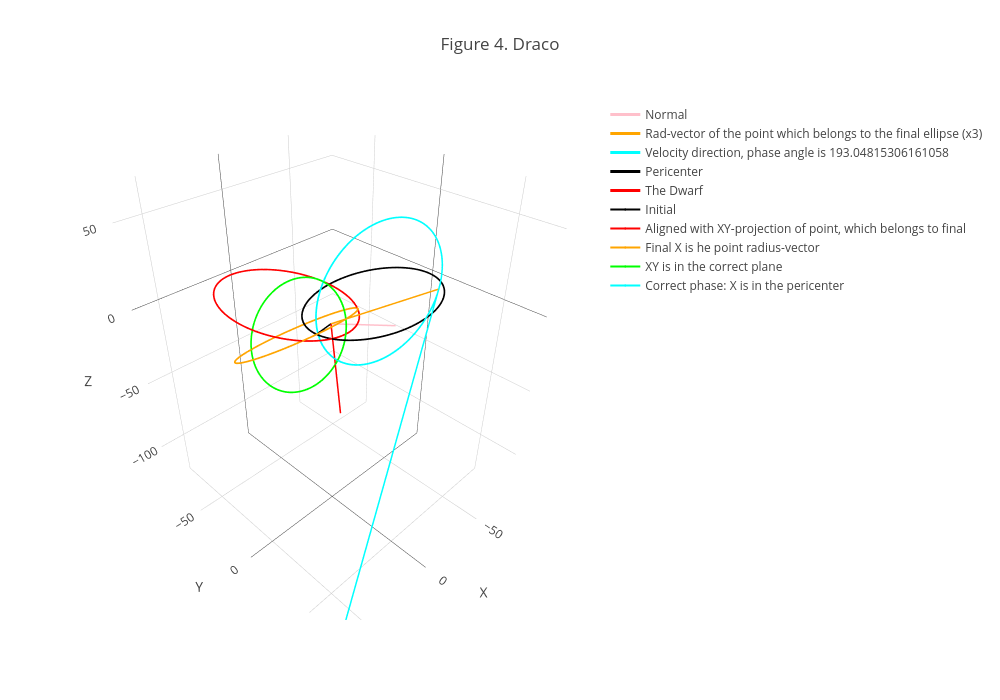
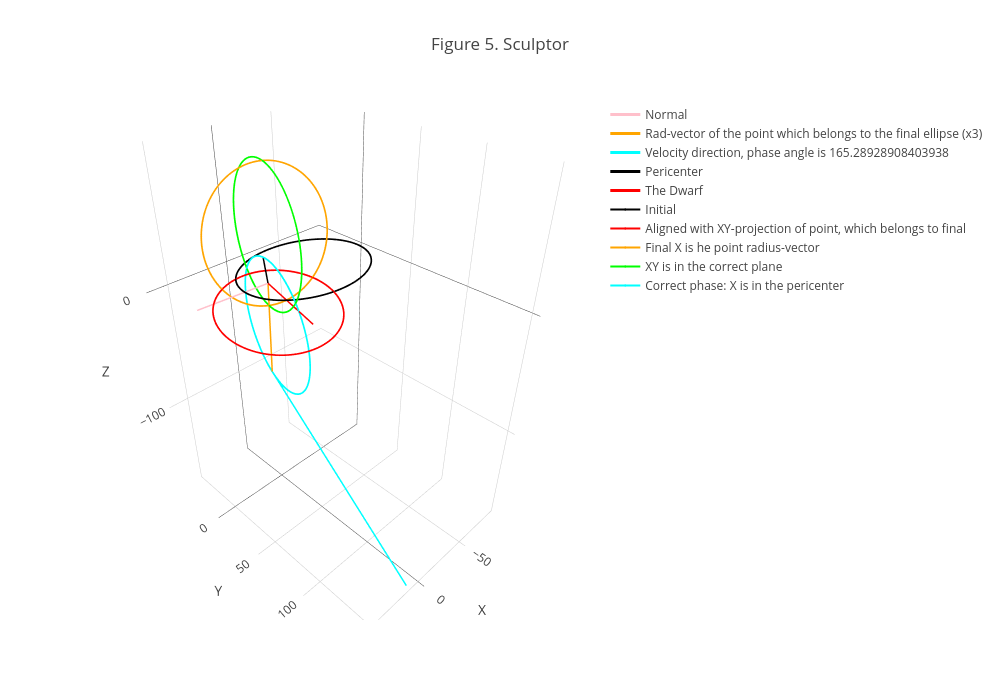
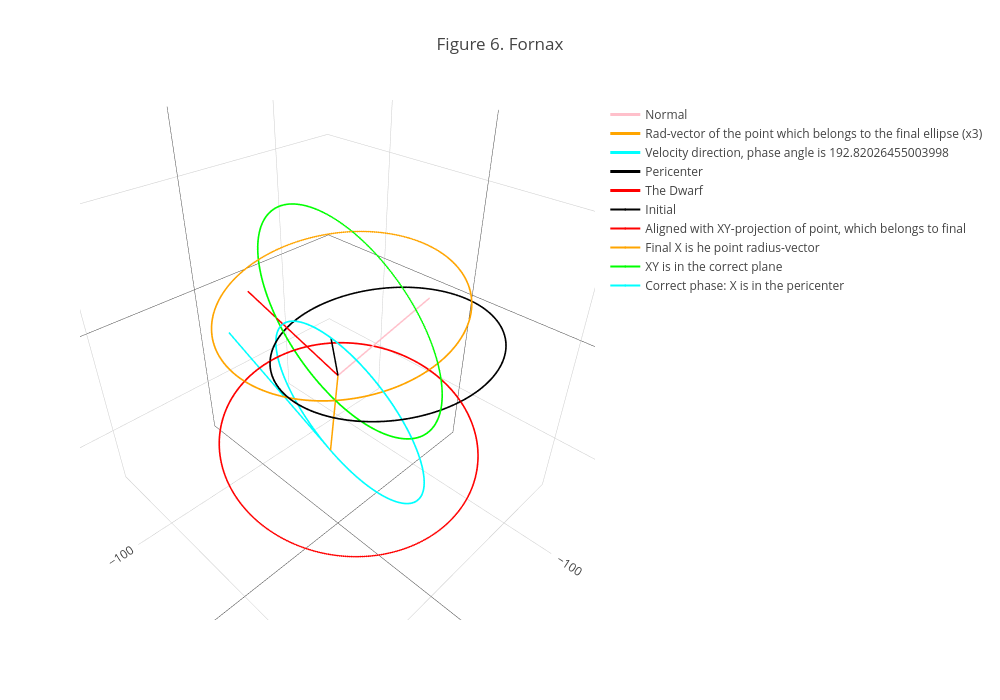
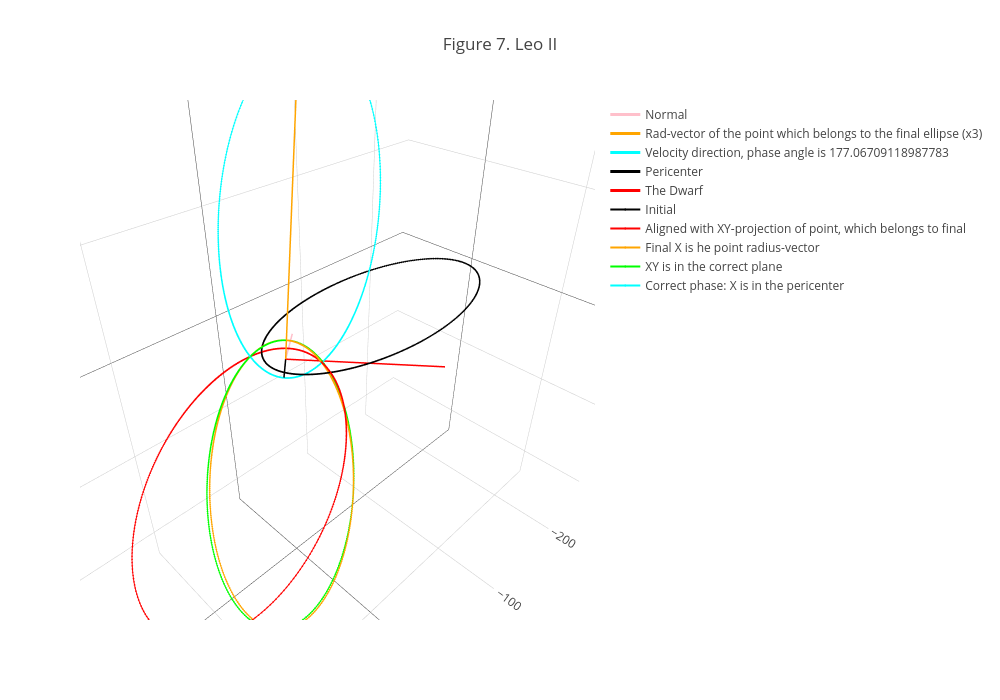

Notebook cell for these charts, in order:
### Markdown cell above
<blockquote>
    <p><h3>3.1 Plot all steps</h3></p>
<blockquote>

### Code cell
s = sGC

ellipses = {}
for key in list(sGC['Name']):
    ellipses[key] = {'x': [], 'y': [], 'z': [], 'set': [], 'xc': [], 'yc': [], 'zc': [], 'setc': [], 'angle': [], 'anglex': []}

for i00, n in enumerate(sGC['Name']):
    
    r_dwarf = np.array([sGC['x'][i00].value, sGC['y'][i00].value, sGC['z'][i00].value])
    v_dwarf = np.array([sGC['v_x'][i00].value, sGC['v_y'][i00].value, sGC['v_z'][i00].value])
    
    r0 = np.sum(r_dwarf**2)**0.5;
    v0 = np.sum(v_dwarf**2)**0.5

    norm_ort, tau_ort, x, y, zv =  psurface(r_dwarf, v_dwarf)
    
    vt = np.sum(tau_ort * v_dwarf)*tau_ort
    vt0 = np.sqrt(np.sum(vt**2))
    
    e = consec.ecc(r0*u.kpc, v0*u.km/u.s, vt0*u.km/u.s)
    a = consec.a_ax(r0*u.kpc, v0*u.km/u.s)
    
    psi_current = consec.angl_ecc(r0, e, a, np.sum(r_dwarf*v_dwarf)/abs(np.sum(r_dwarf*v_dwarf)))
    while abs(psi_current)>2*np.pi or psi_current<0:
        psi_current +=2*np.pi*(-1*psi_current)/(abs(psi_current))
    
    phi4 = consec.angl_c(psi_current, e)
    while abs(phi4)>2*np.pi or phi4<0:
        phi4 +=2*np.pi*(-1*phi4)/(abs(phi4))
    # Definition of the orbit in its own space:
    # r_dwarf - is our curent point with phi4 phase angle from pericenter
    ang     = np.linspace(0, np.pi*2, 1000);
    xcircle = a*(1-e**2)/(1+e*np.cos(ang))*np.cos(ang)
    ycircle = a*(1-e**2)/(1+e*np.cos(ang))*np.sin(ang)
    zcircle = np.zeros(len(ang))
    points1 = np.hstack([np.reshape(xcircle, (len(xcircle), 1)), np.reshape(ycircle, (len(xcircle), 1))])
    initial = np.hstack([points1, np.reshape(zcircle, (len(xcircle), 1))])
    
    cut = np.where([((ang<=phi4)&(ang>=phi4*0.6))])[1]
    points_partial = np.hstack([np.reshape(xcircle[cut], (len(xcircle[cut]), 1)), np.reshape(ycircle[cut], (len(xcircle[cut]), 1))])
    initial_cut = np.hstack([points_partial, np.reshape(zcircle[cut], (len(xcircle[cut]), 1))])

    p1 = np.array([xcircle[0], ycircle[0], zcircle[0]])
    p2 = np.array([a*(1-e**2)/(1+e*np.cos(phi4))*np.cos(phi4),\
                  a*(1-e**2)/(1+e*np.cos(phi4))*np.sin(phi4), 0.])
    
    # Create roational matrices 
    initial, ell1, ell2, ell3, ell4, r1, r2, r3, r4 = rotdataset(initial, r_dwarf, v_dwarf, phi4=phi4)
    initialc, ell1c, ell2c, ell3c, ell4c, r1c, r2c, r3c, r4c = rotdataset(initial_cut, r_dwarf, v_dwarf, phi4=phi4)

    ellipses[n]['x'] = ell4[:,0];   ellipses[n]['y'] = ell4[:,1];  ellipses[n]['z'] = ell4[:,2]; ellipses[n]['set'] = ell4
    ellipses[n]['xc'] = ell4c[:,0]; ellipses[n]['yc'] = ell4c[:,1]; ellipses[n]['zc'] = ell4c[:,2]; ellipses[n]['setc'] = ell4c
    ellipses[n]['anglec'] = ang[cut]
    ellipses[n]['angle'] = ang

    p1 = np.dot(np.dot(r1, np.dot(r2, np.dot(r3,r4))), p1)
    p2 = np.dot(np.dot(r1, np.dot(r2, np.dot(r3,r4))), p2)

    fig2 = go.Figure()
    
    # Prepare settings for vectors' plot:
    vectors    = np.array([[np.zeros(3,), norm_ort*a], [np.zeros(3,), r_dwarf], [r_dwarf, r_dwarf+v_dwarf],\
                           [np.zeros(3,), p1], [np.zeros(3,), tau_ort*a]])
    vc_legends = ['Normal', 'Rad-vector of the point which belongs to the final ellipse (x3)',\
                  f'Velocity direction, phase angle is {phi4*180./np.pi}', 'Pericenter', 'The Dwarf']
    vc_colors  = ['pink', 'orange', 'cyan', 'black', 'red']
    
    # Prepare settings for lines' plot:
    traces = list([initial, ell1, ell2, ell3, ell4])
    ell_legends = ['Initial', 'Aligned with XY-projection of point, which belongs to final',\
                   'Final X is he point radius-vector', 'XY is in the correct plane', 'Correct phase: X is in the pericenter']
    colors      = ['black', 'red', 'orange', 'lime', 'cyan']

    plotvectors(fig2, vectors, vc_legends, vc_colors)
    plottraces(fig2, traces, ell_legends, colors)
    
    fig2.update_layout(title=f'Figure {4+i00}. {n}', autosize=True,
                      scene_camera_eye=dict(x=1.2, y=1.2, z=1.2),
                      scene = dict(xaxis_title='X', yaxis_title='Y', zaxis_title='Z',\
                                   xaxis = dict(nticks=5), yaxis = dict(nticks=5), zaxis = dict(nticks=5),),\
                      width=1000, height=700, template='none', scene_aspectmode='data')
    
    fig2.show()

### Figure 1 — Plotly figure (JSON) as saved in the notebook; plotly's stock layout.template omitted (floating-point values rounded to 4 significant figures; data arrays with more than 128 entries replaced by an {"elided": "..."} marker saying what was removed)
{"data": [{"line": {"color": "pink", "width": 3}, "mode": "lines", "name": "Normal", "showlegend": true, "type": "scatter3d", "x": [0, -42.98], "y": [0, 8.606], "z": [0, -16.44]}, {"line": {"color": "orange", "width": 3}, "mode": "lines", "name": "Rad-vector of the point which belongs to the final ellipse (x3)", "showlegend": true, "type": "scatter3d", "x": [0, -4.065], "y": [0, 62.18], "z": [0, 43.19]}, {"line": {"color": "cyan", "width": 3}, "mode": "lines", "name": "Velocity direction, phase angle is 193.04815306161058", "showlegend": true, "type": "scatter3d", "x": [-4.065, 61.91], "y": [62.18, 71.37], "z": [43.19, -124.5]}, {"line": {"color": "black", "width": 3}, "mode": "lines", "name": "Pericenter", "showlegend": true, "type": "scatter3d", "x": [0, 1.738], "y": [0, -8.346], "z": [0, -8.915]}, {"line": {"color": "red", "width": 3}, "mode": "lines", "name": "The Dwarf", "showlegend": true, "type": "scatter3d", "x": [0, 18.38], "y": [0, 25.36], "z": [0, -34.78]}, {"line": {"color": "black"}, "marker": {"size": 1}, "name": "Initial", "showlegend": true, "type": "scatter3d", "x": {"elided": "1000 float values"}, "y": {"elided": "1000 float values"}, "z": {"elided": "1000 int values"}}, {"line": {"color": "red"}, "marker": {"size": 1}, "name": "Aligned with XY-projection of point, which belongs to final", "showlegend": true, "type": "scatter3d", "x": {"elided": "1000 float values"}, "y": {"elided": "1000 float values"}, "z": {"elided": "1000 int values"}}, {"line": {"color": "orange"}, "marker": {"size": 1}, "name": "Final X is he point radius-vector", "showlegend": true, "type": "scatter3d", "x": {"elided": "1000 float values"}, "y": {"elided": "1000 float values"}, "z": {"elided": "1000 float values"}}, {"line": {"color": "lime"}, "marker": {"size": 1}, "name": "XY is in the correct plane", "showlegend": true, "type": "scatter3d", "x": {"elided": "1000 float values"}, "y": {"elided": "1000 float values"}, "z": {"elided": "1000 float values"}}, {"line": {"color": "cyan"}, "marker": {"size": 1}, "name": "Correct phase: X is in the pericenter", "showlegend": true, "type": "scatter3d", "x": {"elided": "1000 float values"}, "y": {"elided": "1000 float values"}, "z": {"elided": "1000 float values"}}], "layout": {"autosize": true, "height": 700, "scene": {"aspectmode": "data", "aspectratio": {"x": 0.894, "y": 0.9523, "z": 1.175}, "camera": {"eye": {"x": 1.2, "y": 1.2, "z": 1.2}}, "xaxis": {"nticks": 5, "title": {"text": "X"}, "type": "linear"}, "yaxis": {"nticks": 5, "title": {"text": "Y"}, "type": "linear"}, "zaxis": {"nticks": 5, "title": {"text": "Z"}, "type": "linear"}}, "title": {"text": "Figure 4. Draco"}, "width": 1000}}

### Figure 2 — Plotly figure (JSON) as saved in the notebook; plotly's stock layout.template omitted (floating-point values rounded to 4 significant figures; data arrays with more than 128 entries replaced by an {"elided": "..."} marker saying what was removed)
{"data": [{"line": {"color": "pink", "width": 3}, "mode": "lines", "name": "Normal", "showlegend": true, "type": "scatter3d", "x": [0, 53.48], "y": [0, -7.784], "z": [0, -2.527]}, {"line": {"color": "orange", "width": 3}, "mode": "lines", "name": "Rad-vector of the point which belongs to the final ellipse (x3)", "showlegend": true, "type": "scatter3d", "x": [0, -5.323], "y": [0, -9.533], "z": [0, -83.29]}, {"line": {"color": "cyan", "width": 3}, "mode": "lines", "name": "Velocity direction, phase angle is 165.28928908403938", "showlegend": true, "type": "scatter3d", "x": [-5.323, 13.38], "y": [-9.533, 149.6], "z": [-83.29, -177.6]}, {"line": {"color": "black", "width": 3}, "mode": "lines", "name": "Pericenter", "showlegend": true, "type": "scatter3d", "x": [0, 0.507], "y": [0, -2.685], "z": [0, 19.0]}, {"line": {"color": "red", "width": 3}, "mode": "lines", "name": "The Dwarf", "showlegend": true, "type": "scatter3d", "x": [0, 7.431], "y": [0, 53.19], "z": [0, -6.562]}, {"line": {"color": "black"}, "marker": {"size": 1}, "name": "Initial", "showlegend": true, "type": "scatter3d", "x": {"elided": "1000 float values"}, "y": {"elided": "1000 float values"}, "z": {"elided": "1000 int values"}}, {"line": {"color": "red"}, "marker": {"size": 1}, "name": "Aligned with XY-projection of point, which belongs to final", "showlegend": true, "type": "scatter3d", "x": {"elided": "1000 float values"}, "y": {"elided": "1000 float values"}, "z": {"elided": "1000 int values"}}, {"line": {"color": "orange"}, "marker": {"size": 1}, "name": "Final X is he point radius-vector", "showlegend": true, "type": "scatter3d", "x": {"elided": "1000 float values"}, "y": {"elided": "1000 float values"}, "z": {"elided": "1000 float values"}}, {"line": {"color": "lime"}, "marker": {"size": 1}, "name": "XY is in the correct plane", "showlegend": true, "type": "scatter3d", "x": {"elided": "1000 float values"}, "y": {"elided": "1000 float values"}, "z": {"elided": "1000 float values"}}, {"line": {"color": "cyan"}, "marker": {"size": 1}, "name": "Correct phase: X is in the pericenter", "showlegend": true, "type": "scatter3d", "x": {"elided": "1000 float values"}, "y": {"elided": "1000 float values"}, "z": {"elided": "1000 float values"}}], "layout": {"autosize": true, "height": 700, "scene": {"aspectmode": "data", "aspectratio": {"x": 0.7648, "y": 0.9685, "z": 1.35}, "camera": {"eye": {"x": 1.2, "y": 1.2, "z": 1.2}}, "xaxis": {"nticks": 5, "title": {"text": "X"}, "type": "linear"}, "yaxis": {"nticks": 5, "title": {"text": "Y"}, "type": "linear"}, "zaxis": {"nticks": 5, "title": {"text": "Z"}, "type": "linear"}}, "title": {"text": "Figure 5. Sculptor"}, "width": 1000}}

### Figure 3 — Plotly figure (JSON) as saved in the notebook; plotly's stock layout.template omitted (floating-point values rounded to 4 significant figures; data arrays with more than 128 entries replaced by an {"elided": "..."} marker saying what was removed)
{"data": [{"line": {"color": "pink", "width": 3}, "mode": "lines", "name": "Normal", "showlegend": true, "type": "scatter3d", "x": [0, -93.98], "y": [0, 5.162], "z": [0, 27.09]}, {"line": {"color": "orange", "width": 3}, "mode": "lines", "name": "Rad-vector of the point which belongs to the final ellipse (x3)", "showlegend": true, "type": "scatter3d", "x": [0, -41.43], "y": [0, -50.96], "z": [0, -134.0]}, {"line": {"color": "cyan", "width": 3}, "mode": "lines", "name": "Velocity direction, phase angle is 192.82026455003998", "showlegend": true, "type": "scatter3d", "x": [-41.43, -23.77], "y": [-50.96, -167.0], "z": [-134.0, -50.65]}, {"line": {"color": "black", "width": 3}, "mode": "lines", "name": "Pericenter", "showlegend": true, "type": "scatter3d", "x": [0, 11.7], "y": [0, 5.193], "z": [0, 39.62]}, {"line": {"color": "red", "width": 3}, "mode": "lines", "name": "The Dwarf", "showlegend": true, "type": "scatter3d", "x": [0, 4.616], "y": [0, -91.92], "z": [0, 33.53]}, {"line": {"color": "black"}, "marker": {"size": 1}, "name": "Initial", "showlegend": true, "type": "scatter3d", "x": {"elided": "1000 float values"}, "y": {"elided": "1000 float values"}, "z": {"elided": "1000 int values"}}, {"line": {"color": "red"}, "marker": {"size": 1}, "name": "Aligned with XY-projection of point, which belongs to final", "showlegend": true, "type": "scatter3d", "x": {"elided": "1000 float values"}, "y": {"elided": "1000 float values"}, "z": {"elided": "1000 int values"}}, {"line": {"color": "orange"}, "marker": {"size": 1}, "name": "Final X is he point radius-vector", "showlegend": true, "type": "scatter3d", "x": {"elided": "1000 float values"}, "y": {"elided": "1000 float values"}, "z": {"elided": "1000 float values"}}, {"line": {"color": "lime"}, "marker": {"size": 1}, "name": "XY is in the correct plane", "showlegend": true, "type": "scatter3d", "x": {"elided": "1000 float values"}, "y": {"elided": "1000 float values"}, "z": {"elided": "1000 float values"}}, {"line": {"color": "cyan"}, "marker": {"size": 1}, "name": "Correct phase: X is in the pericenter", "showlegend": true, "type": "scatter3d", "x": {"elided": "1000 float values"}, "y": {"elided": "1000 float values"}, "z": {"elided": "1000 float values"}}], "layout": {"autosize": true, "height": 700, "scene": {"aspectmode": "data", "aspectratio": {"x": 0.9578, "y": 1.042, "z": 1.002}, "camera": {"center": {"x": 0, "y": 0, "z": 0}, "eye": {"x": 0.8695, "y": 0.8695, "z": 0.8695}, "projection": {"type": "perspective"}, "up": {"x": 0, "y": 0, "z": 1}}, "xaxis": {"nticks": 5, "title": {"text": "X"}, "type": "linear"}, "yaxis": {"nticks": 5, "title": {"text": "Y"}, "type": "linear"}, "zaxis": {"nticks": 5, "title": {"text": "Z"}, "type": "linear"}}, "title": {"text": "Figure 6. Fornax"}, "width": 1000}}

### Figure 4 — Plotly figure (JSON) as saved in the notebook; plotly's stock layout.template omitted (floating-point values rounded to 4 significant figures; data arrays with more than 128 entries replaced by an {"elided": "..."} marker saying what was removed)
{"data": [{"line": {"color": "pink", "width": 3}, "mode": "lines", "name": "Normal", "showlegend": true, "type": "scatter3d", "x": [0, -79.18], "y": [0, -84.4], "z": [0, -50.99]}, {"line": {"color": "orange", "width": 3}, "mode": "lines", "name": "Rad-vector of the point which belongs to the final ellipse (x3)", "showlegend": true, "type": "scatter3d", "x": [0, -76.48], "y": [0, -58.17], "z": [0, 215.0]}, {"line": {"color": "cyan", "width": 3}, "mode": "lines", "name": "Velocity direction, phase angle is 177.06709118987783", "showlegend": true, "type": "scatter3d", "x": [-76.48, -124.4], "y": [-58.17, -22.96], "z": [215.0, 231.1]}, {"line": {"color": "black", "width": 3}, "mode": "lines", "name": "Pericenter", "showlegend": true, "type": "scatter3d", "x": [0, 5.452], "y": [0, 3.186], "z": [0, -13.74]}, {"line": {"color": "red", "width": 3}, "mode": "lines", "name": "The Dwarf", "showlegend": true, "type": "scatter3d", "x": [0, -89.65], "y": [0, 88.85], "z": [0, -7.851]}, {"line": {"color": "black"}, "marker": {"size": 1}, "name": "Initial", "showlegend": true, "type": "scatter3d", "x": {"elided": "1000 float values"}, "y": {"elided": "1000 float values"}, "z": {"elided": "1000 int values"}}, {"line": {"color": "red"}, "marker": {"size": 1}, "name": "Aligned with XY-projection of point, which belongs to final", "showlegend": true, "type": "scatter3d", "x": {"elided": "1000 float values"}, "y": {"elided": "1000 float values"}, "z": {"elided": "1000 int values"}}, {"line": {"color": "orange"}, "marker": {"size": 1}, "name": "Final X is he point radius-vector", "showlegend": true, "type": "scatter3d", "x": {"elided": "1000 float values"}, "y": {"elided": "1000 float values"}, "z": {"elided": "1000 float values"}}, {"line": {"color": "lime"}, "marker": {"size": 1}, "name": "XY is in the correct plane", "showlegend": true, "type": "scatter3d", "x": {"elided": "1000 float values"}, "y": {"elided": "1000 float values"}, "z": {"elided": "1000 float values"}}, {"line": {"color": "cyan"}, "marker": {"size": 1}, "name": "Correct phase: X is in the pericenter", "showlegend": true, "type": "scatter3d", "x": {"elided": "1000 float values"}, "y": {"elided": "1000 float values"}, "z": {"elided": "1000 float values"}}], "layout": {"autosize": true, "height": 700, "scene": {"aspectmode": "data", "aspectratio": {"x": 1.201, "y": 0.6705, "z": 1.242}, "camera": {"center": {"x": 0, "y": 0, "z": 0}, "eye": {"x": 0.7239, "y": 0.7239, "z": 0.7239}, "projection": {"type": "perspective"}, "up": {"x": 0, "y": 0, "z": 1}}, "xaxis": {"nticks": 5, "title": {"text": "X"}, "type": "linear"}, "yaxis": {"nticks": 5, "title": {"text": "Y"}, "type": "linear"}, "zaxis": {"nticks": 5, "title": {"text": "Z"}, "type": "linear"}}, "title": {"text": "Figure 7. Leo II"}, "width": 1000}}
